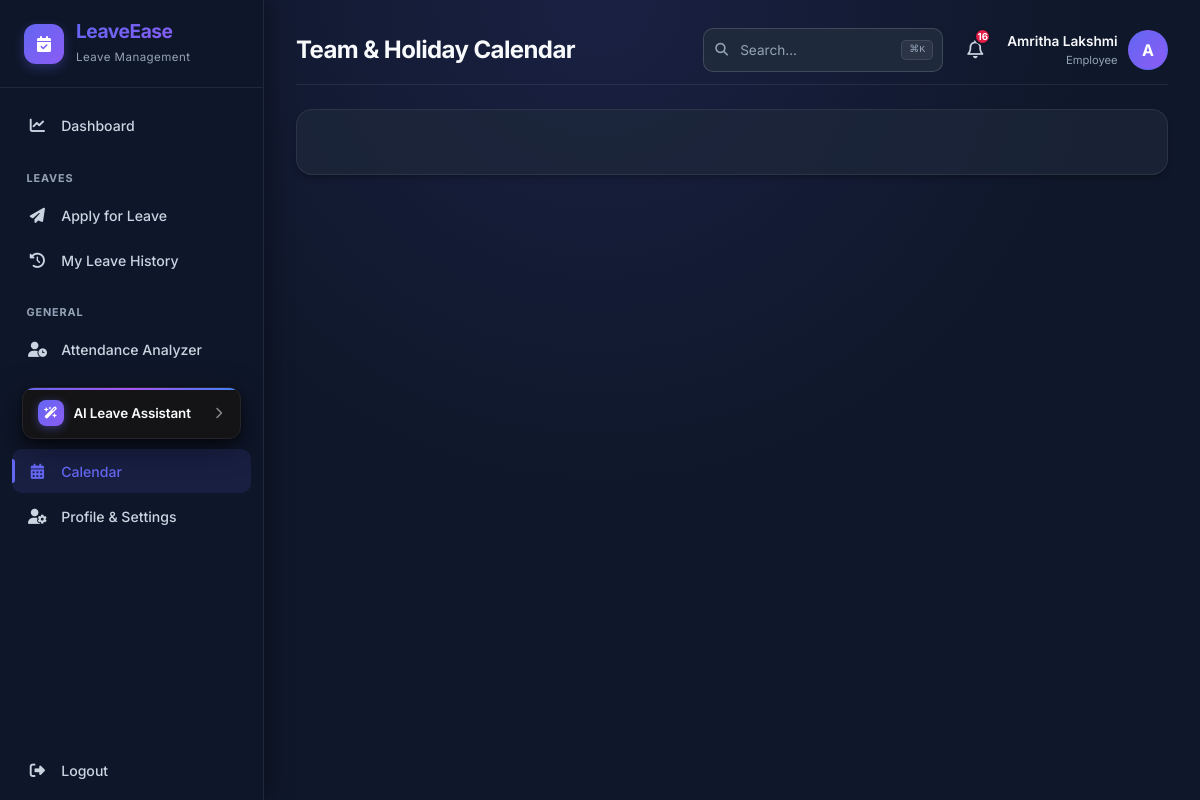
Screenshot of /calendar/ (signed in) with the database file from the repository.
### accounts/models.py (models this page shows, shortened)
class User(AbstractUser):
    ROLE_CHOICES = (
        ('ADMIN', 'Admin'),
        ('HR', 'HR Manager'),
        ('EMPLOYEE', 'Employee'),
    )
    GENDER_CHOICES = (
        ('MALE', 'Male'),
        ('FEMALE', 'Female'),
        ('OTHER', 'Other'),
    )
    role = models.CharField(max_length=10, choices=ROLE_CHOICES, default='EMPLOYEE')
    department = models.CharField(max_length=100, blank=True, null=True)
    designation = models.CharField(max_length=100, blank=True, null=True)
    phone = models.CharField(max_length=15, blank=True, null=True)
    gender = models.CharField(max_length=10, choices=GENDER_CHOICES, blank=True, null=True)
    profile_pic = models.ImageField(upload_to='profile_pics/', blank=True, null=True)
    date_of_joining = models.DateField(blank=True, null=True)

### leaves/views.py (the view)
# urls.py: path('calendar/', views.calendar_view, name='calendar'),
@login_required
def calendar_view(request):
    return render(request, 'calendar.html')

### leaves/context_processors.py (called while the page is built)
def notifications_processor(request):
    if request.user.is_authenticated:
        unread_notifications_count = Notification.objects.filter(user=request.user, is_read=False).count()
        recent_notifications = Notification.objects.filter(user=request.user).order_by('-created_at')[:5]
        return {
            'unread_notifications_count': unread_notifications_count,
            'recent_notifications': recent_notifications
        }
    return {
        'unread_notifications_count': 0,
        'recent_notifications': []
    }

def attendance_processor(request):
    if request.user.is_authenticated:
        today = timezone.now().date()
        att = Attendance.objects.filter(user=request.user, date=today).first()
        return {
            'today_attendance_record': att,
            'user_is_checked_in': bool(att and att.check_in),
            'user_is_checked_out': bool(att and att.check_out),
        }
    return {
        'today_attendance_record': None,
        'user_is_checked_in': False,
        'user_is_checked_out': False,
    }

### templates/calendar.html (shortened to what this page needs)
{% extends 'base.html' %}
{% block page_title %}Team & Holiday Calendar{% endblock %}
{% block extra_head %}
<link href="https://cdn.jsdelivr.net/npm/fullcalendar@6.1.8/index.global.min.css" rel="stylesheet">
{% endblock %}
{% block content %}
<div class="row animate-fade-in">
    <div class="col-12">
        <div class="glass-card p-2">
            <div id="calendar-container">
            </div>
        </div>
    </div>
</div>
{% endblock %}

### templates/base.html (shortened to what this page needs)
{% load static %}
<!DOCTYPE html>
<html lang="en">
<head>
    <link href="https://cdn.jsdelivr.net/npm/bootstrap@5.3.0/dist/css/bootstrap.min.css" rel="stylesheet">
    <link rel="stylesheet" href="https://cdnjs.cloudflare.com/ajax/libs/font-awesome/6.4.0/css/all.min.css">
    <link rel="stylesheet" href="{% static 'css/style.css' %}?v=2.0">
    {% block extra_head %}{% endblock %}
</head>
<body>
    <aside class="sidebar" id="sidebar">
        <div class="sidebar-brand">
            <div class="sidebar-brand-icon">
                <i class="fa-solid fa-calendar-check"></i>
            </div>
            <div>
                <h4 class="brand-text m-0">LeaveEase</h4>
                <small class="text-muted" style="font-size: 0.72rem; letter-spacing: 0.04em;">Leave Management</small>
            </div>
        </div>
        <ul class="sidebar-menu">
            <li>
                <a href="{% url 'dashboard' %}" class="sidebar-link ">
                    <i class="fa-solid fa-chart-line"></i>
                    <span>Dashboard</span>
                </a>
            </li>
            {% if request.user.role == 'ADMIN' %}
            <li class="menu-header">Management</li>
            <li>
                <a href="{% url 'admin_leave_requests' %}" class="sidebar-link {% if request.resolver_match.url_name == 'admin_leave_requests' %}active{% endif %}">
                    <i class="fa-solid fa-envelope-open-text"></i>
                    <span>Leave Requests</span>
                </a>
            </li>
            <li>
                <a href="{% url 'admin_employees' %}" class="sidebar-link {% if request.resolver_match.url_name == 'admin_employees' or request.resolver_match.url_name == 'admin_employee_detail' %}active{% endif %}">
                    <i class="fa-solid fa-users"></i>
                    <span>Employees</span>
                </a>
            </li>
            <li>
                <a href="{% url 'admin_leave_types' %}" class="sidebar-link {% if request.resolver_match.url_name == 'admin_leave_types' %}active{% endif %}">
                    <i class="fa-solid fa-tags"></i>
                    <span>Leave Types</span>
                </a>
            </li>
            <li>
                <a href="{% url 'admin_holidays' %}" class="sidebar-link {% if request.resolver_match.url_name == 'admin_holidays' %}active{% endif %}">
                    <i class="fa-solid fa-umbrella-beach"></i>
                    <span>Manage Holidays</span>
                </a>
            </li>
            <li>
                <a href="{% url 'admin_ai_agents' %}" class="sidebar-link {% if request.resolver_match.url_name == 'admin_ai_agents' %}active{% endif %}">
                    <i class="fa-solid fa-robot"></i>
                    <span>AI Agents</span>
                </a>
            </li>
            {% else %}
            <li class="menu-header">Leaves</li>
            <li>
                <a href="{% url 'apply_leave' %}" class="sidebar-link {% if request.resolver_match.url_name == 'apply_leave' %}active{% endif %}">
                    <i class="fa-solid fa-paper-plane"></i>
                    <span>Apply for Leave</span>
                </a>
            </li>
            <li>
                <a href="{% url 'leave_history' %}" class="sidebar-link {% if request.resolver_match.url_name == 'leave_history' %}active{% endif %}">
                    <i class="fa-solid fa-clock-rotate-left"></i>
                    <span>My Leave History</span>
                </a>
            </li>
            {% endif %}
            <li class="menu-header">General</li>
            <li>
                <a href="{% url 'attendance_dashboard' %}" class="sidebar-link {% if request.resolver_match.url_name == 'attendance_dashboard' %}active{% endif %}">
                    <i class="fa-solid fa-user-clock"></i>
                    <span>Attendance Analyzer</span>
                </a>
            </li>
            <li>
                <div class="sidebar-ai-widget collapsed" id="sidebarAiWidget">
                    <div class="ai-widget-header" id="aiWidgetHeader" role="button" aria-expanded="false" title="Click to toggle AI Leave Assistant">
                        <div class="ai-widget-title">
                            <div class="ai-widget-icon">
                                <i class="fa-solid fa-wand-magic-sparkles"></i>
                            </div>
                            <span>AI Leave Assistant</span>
                        </div>
                        <i class="fa-solid fa-chevron-down ai-widget-toggle" id="aiWidgetToggleIcon"></i>
                    </div>
                </div>
            </li>
            <li>
                <a href="{% url 'calendar' %}" class="sidebar-link {% if request.resolver_match.url_name == 'calendar' %}active{% endif %}">
                    <i class="fa-solid fa-calendar-days"></i>
                    <span>Calendar</span>
                </a>
            </li>
            <li>
                <a href="{% url 'profile' %}" class="sidebar-link {% if request.resolver_match.url_name == 'profile' %}active{% endif %}">
                    <i class="fa-solid fa-user-gear"></i>
                    <span>Profile &amp; Settings</span>
                </a>
            </li>
            <li class="mt-auto pt-4">
                <a href="{% url 'logout' %}" class="sidebar-link sidebar-link-danger">
                    <i class="fa-solid fa-right-from-bracket"></i>
                    <span>Logout</span>
                </a>
            </li>
        </ul>
    </aside>
    <main class="main-content">
        <header class="top-navbar">
            <div class="top-navbar-left">
                <div class="d-none d-sm-block">
                    <h4 class="m-0 font-heading">{% block page_title %}Overview{% endblock %}</h4>
                </div>
            </div>
            <div class="top-navbar-right">
                <div class="search-bar d-none d-md-flex" id="globalSearch">
                    <input type="text" class="glass-input search-bar-input" placeholder="Search..." id="searchInput">
                    <kbd class="search-kbd">⌘K</kbd>
                </div>
                <div class="notification-bell" id="notificationBell">
                    <button class="nav-icon-btn" id="notificationBellBtn" aria-label="Notifications, {{ unread_notifications_count }} unread" aria-expanded="false" aria-controls="notificationDropdown" aria-haspopup="true">
                        <i class="fa-regular fa-bell"></i>
                        <span class="notification-badge {% if unread_notifications_count == 0 %}d-none{% endif %}" id="notifBadge">{{ unread_notifications_count }}</span>
                    </button>
                </div>
                <div class="user-menu" id="userMenu">
                    <div class="user-menu-trigger">
                        <div class="text-end d-none d-sm-block">
                            <span class="user-name">{{ request.user.get_full_name|default:request.user.username }}</span>
                            <small class="user-role">{{ request.user.get_role_display }}</small>
                        </div>
                        {% if request.user.profile_pic %}
                            <img src="{{ request.user.profile_pic.url }}" alt="Profile" class="user-avatar-img">
                        {% else %}
                            <div class="user-avatar-fallback">
                                {{ request.user.username|slice:":1"|upper }}
                            </div>
                        {% endif %}
                    </div>
                </div>
            </div>
        </header>
        {% block content %}
        {% endblock %}
    </main>
</body>
</html>

### templates/base.html (style rules this page uses)
.sidebar-ai-widget { background: #0F0F11 !important; border: 1px solid #252529 !important; border-radius: 12px !important; box-shadow: 0 12px 32px rgba(0, 0, 0, 0.6), 0 2px 6px rgba(0, 0, 0, 0.4); margin: 0.85rem 0.65rem 0.5rem; overflow: hidden; transition: all 0.3s cubic-bezier(0.4, 0, 0.2, 1); position: relative; }
.sidebar-ai-widget::before { content: ''; position: absolute; top: 0; left: 0; right: 0; height: 2px; background: linear-gradient(90deg, #6366F1 0%, #a855f7 50%, #3b82f6 100%); }
.ai-widget-header { align-items: center; background: rgba(255, 255, 255, 0.02); cursor: pointer; display: flex; justify-content: space-between; padding: 0.75rem 0.9rem; user-select: none; transition: background 0.2s ease; }
.ai-widget-title { align-items: center; display: flex; gap: 0.6rem; font-size: 0.84rem; font-weight: 600; color: #F8FAFC !important; letter-spacing: -0.01em; }
.ai-widget-icon { width: 26px; height: 26px; border-radius: 8px; background: linear-gradient(135deg, #6366F1 0%, #8B5CF6 100%); display: flex; align-items: center; justify-content: center; color: #ffffff !important; font-size: 0.75rem; box-shadow: 0 2px 10px rgba(99, 102, 241, 0.45); flex-shrink: 0; }
.ai-widget-toggle { color: #888888 !important; font-size: 0.75rem; transition: transform 0.25s ease; }
.sidebar-ai-widget.collapsed .ai-widget-toggle { transform: rotate(-90deg); }

### templates/calendar.html (style rules this page uses)
#calendar-container { padding: 1.5rem; }

### rows the page displays
User: user.get_full_name "Amritha Lakshmi", user.role "Employee", user.username "A"

### other values shown
{{ unread_notifications_count }} "16"
